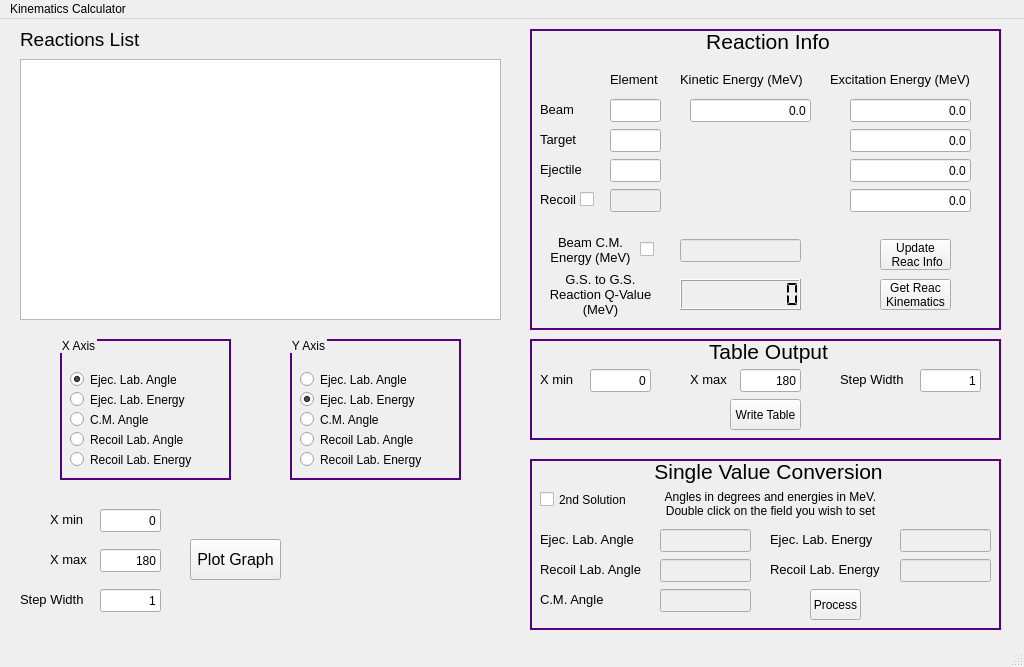
<?xml version="1.0" encoding="UTF-8"?>
<ui version="4.0">
 <class>QZMainFrame</class>
 <widget class="QMainWindow" name="QZMainFrame">
  <property name="geometry">
   <rect>
    <x>0</x>
    <y>0</y>
    <width>1024</width>
    <height>667</height>
   </rect>
  </property>
  <property name="windowTitle">
   <string>Root Kinematics Calculator</string>
  </property>
  <property name="animated">
   <bool>false</bool>
  </property>
  <widget class="QWidget" name="centralWidget">
   <widget class="QGroupBox" name="reacInfoGroupBox">
    <property name="geometry">
     <rect>
      <x>530</x>
      <y>10</y>
      <width>471</width>
      <height>301</height>
     </rect>
    </property>
    <property name="font">
     <font>
      <family>Ubuntu</family>
      <pointsize>16</pointsize>
      <underline>false</underline>
     </font>
    </property>
    <property name="styleSheet">
     <string notr="true">QGroupBox
{
	border: 2px solid rgb(85, 0, 127);
}

QGroupBox::title
{
	background-color: transparent;
	subcontrol-position: top center
}</string>
    </property>
    <property name="title">
     <string>Reaction Info</string>
    </property>
    <property name="alignment">
     <set>Qt::AlignHCenter|Qt::AlignTop</set>
    </property>
    <property name="flat">
     <bool>false</bool>
    </property>
    <widget class="QLineEdit" name="beamElementIF">
     <property name="geometry">
      <rect>
       <x>80</x>
       <y>70</y>
       <width>51</width>
       <height>23</height>
      </rect>
     </property>
     <property name="text">
      <string/>
     </property>
     <property name="alignment">
      <set>Qt::AlignRight|Qt::AlignTrailing|Qt::AlignVCenter</set>
     </property>
    </widget>
    <widget class="QLabel" name="beamLabel">
     <property name="geometry">
      <rect>
       <x>10</x>
       <y>70</y>
       <width>71</width>
       <height>21</height>
      </rect>
     </property>
     <property name="font">
      <font>
       <pointsize>10</pointsize>
      </font>
     </property>
     <property name="text">
      <string>Beam</string>
     </property>
    </widget>
    <widget class="QLineEdit" name="targetElementIF">
     <property name="geometry">
      <rect>
       <x>80</x>
       <y>100</y>
       <width>51</width>
       <height>23</height>
      </rect>
     </property>
     <property name="alignment">
      <set>Qt::AlignRight|Qt::AlignTrailing|Qt::AlignVCenter</set>
     </property>
    </widget>
    <widget class="QLabel" name="targetLabel">
     <property name="geometry">
      <rect>
       <x>10</x>
       <y>100</y>
       <width>71</width>
       <height>21</height>
      </rect>
     </property>
     <property name="font">
      <font>
       <pointsize>10</pointsize>
      </font>
     </property>
     <property name="text">
      <string>Target</string>
     </property>
    </widget>
    <widget class="QLabel" name="ejecLabel">
     <property name="geometry">
      <rect>
       <x>10</x>
       <y>130</y>
       <width>71</width>
       <height>21</height>
      </rect>
     </property>
     <property name="font">
      <font>
       <pointsize>10</pointsize>
      </font>
     </property>
     <property name="text">
      <string>Ejectile</string>
     </property>
    </widget>
    <widget class="QLineEdit" name="ejecElementIF">
     <property name="geometry">
      <rect>
       <x>80</x>
       <y>130</y>
       <width>51</width>
       <height>23</height>
      </rect>
     </property>
     <property name="alignment">
      <set>Qt::AlignRight|Qt::AlignTrailing|Qt::AlignVCenter</set>
     </property>
    </widget>
    <widget class="QLabel" name="recoilLabel">
     <property name="geometry">
      <rect>
       <x>10</x>
       <y>160</y>
       <width>51</width>
       <height>21</height>
      </rect>
     </property>
     <property name="font">
      <font>
       <pointsize>10</pointsize>
      </font>
     </property>
     <property name="text">
      <string>Recoil</string>
     </property>
    </widget>
    <widget class="QLineEdit" name="recoilElementIF">
     <property name="enabled">
      <bool>false</bool>
     </property>
     <property name="geometry">
      <rect>
       <x>80</x>
       <y>160</y>
       <width>51</width>
       <height>23</height>
      </rect>
     </property>
     <property name="alignment">
      <set>Qt::AlignRight|Qt::AlignTrailing|Qt::AlignVCenter</set>
     </property>
    </widget>
    <widget class="QLabel" name="elementLabel">
     <property name="geometry">
      <rect>
       <x>80</x>
       <y>40</y>
       <width>61</width>
       <height>21</height>
      </rect>
     </property>
     <property name="font">
      <font>
       <pointsize>10</pointsize>
      </font>
     </property>
     <property name="text">
      <string>Element</string>
     </property>
     <property name="textFormat">
      <enum>Qt::AutoText</enum>
     </property>
    </widget>
    <widget class="QLabel" name="beamEkLabel">
     <property name="geometry">
      <rect>
       <x>150</x>
       <y>40</y>
       <width>141</width>
       <height>21</height>
      </rect>
     </property>
     <property name="font">
      <font>
       <pointsize>10</pointsize>
      </font>
     </property>
     <property name="text">
      <string>Kinetic Energy (MeV)</string>
     </property>
     <property name="textFormat">
      <enum>Qt::AutoText</enum>
     </property>
    </widget>
    <widget class="QLineEdit" name="beamEkIF">
     <property name="geometry">
      <rect>
       <x>160</x>
       <y>70</y>
       <width>121</width>
       <height>23</height>
      </rect>
     </property>
     <property name="text">
      <string>0.0</string>
     </property>
     <property name="alignment">
      <set>Qt::AlignRight|Qt::AlignTrailing|Qt::AlignVCenter</set>
     </property>
    </widget>
    <widget class="QLabel" name="exEnergyLabel">
     <property name="geometry">
      <rect>
       <x>300</x>
       <y>40</y>
       <width>161</width>
       <height>21</height>
      </rect>
     </property>
     <property name="font">
      <font>
       <pointsize>10</pointsize>
      </font>
     </property>
     <property name="text">
      <string>Excitation Energy (MeV)</string>
     </property>
     <property name="textFormat">
      <enum>Qt::AutoText</enum>
     </property>
    </widget>
    <widget class="QLineEdit" name="targetExIF">
     <property name="geometry">
      <rect>
       <x>320</x>
       <y>100</y>
       <width>121</width>
       <height>23</height>
      </rect>
     </property>
     <property name="text">
      <string>0.0</string>
     </property>
     <property name="alignment">
      <set>Qt::AlignRight|Qt::AlignTrailing|Qt::AlignVCenter</set>
     </property>
    </widget>
    <widget class="QLineEdit" name="beamExIF">
     <property name="geometry">
      <rect>
       <x>320</x>
       <y>70</y>
       <width>121</width>
       <height>23</height>
      </rect>
     </property>
     <property name="text">
      <string>0.0</string>
     </property>
     <property name="alignment">
      <set>Qt::AlignRight|Qt::AlignTrailing|Qt::AlignVCenter</set>
     </property>
    </widget>
    <widget class="QLineEdit" name="ejecExIF">
     <property name="geometry">
      <rect>
       <x>320</x>
       <y>130</y>
       <width>121</width>
       <height>23</height>
      </rect>
     </property>
     <property name="text">
      <string>0.0</string>
     </property>
     <property name="alignment">
      <set>Qt::AlignRight|Qt::AlignTrailing|Qt::AlignVCenter</set>
     </property>
    </widget>
    <widget class="QLineEdit" name="recoilExIF">
     <property name="geometry">
      <rect>
       <x>320</x>
       <y>160</y>
       <width>121</width>
       <height>23</height>
      </rect>
     </property>
     <property name="text">
      <string>0.0</string>
     </property>
     <property name="alignment">
      <set>Qt::AlignRight|Qt::AlignTrailing|Qt::AlignVCenter</set>
     </property>
    </widget>
    <widget class="QCheckBox" name="recoilCB">
     <property name="geometry">
      <rect>
       <x>50</x>
       <y>160</y>
       <width>21</width>
       <height>21</height>
      </rect>
     </property>
     <property name="text">
      <string/>
     </property>
    </widget>
    <widget class="QLabel" name="beamCMEnLabel">
     <property name="geometry">
      <rect>
       <x>10</x>
       <y>200</y>
       <width>101</width>
       <height>41</height>
      </rect>
     </property>
     <property name="font">
      <font>
       <pointsize>10</pointsize>
      </font>
     </property>
     <property name="text">
      <string>Beam C.M. Energy (MeV)</string>
     </property>
     <property name="alignment">
      <set>Qt::AlignCenter</set>
     </property>
     <property name="wordWrap">
      <bool>true</bool>
     </property>
    </widget>
    <widget class="QLineEdit" name="beamCMEnIF">
     <property name="enabled">
      <bool>false</bool>
     </property>
     <property name="geometry">
      <rect>
       <x>150</x>
       <y>210</y>
       <width>121</width>
       <height>23</height>
      </rect>
     </property>
     <property name="alignment">
      <set>Qt::AlignRight|Qt::AlignTrailing|Qt::AlignVCenter</set>
     </property>
    </widget>
    <widget class="QCheckBox" name="beamCMCB">
     <property name="geometry">
      <rect>
       <x>110</x>
       <y>210</y>
       <width>21</width>
       <height>21</height>
      </rect>
     </property>
     <property name="text">
      <string/>
     </property>
    </widget>
    <widget class="QLabel" name="gsQValLabel">
     <property name="geometry">
      <rect>
       <x>10</x>
       <y>240</y>
       <width>121</width>
       <height>51</height>
      </rect>
     </property>
     <property name="font">
      <font>
       <pointsize>10</pointsize>
      </font>
     </property>
     <property name="text">
      <string>G.S. to G.S. Reaction Q-Value (MeV)</string>
     </property>
     <property name="alignment">
      <set>Qt::AlignCenter</set>
     </property>
     <property name="wordWrap">
      <bool>true</bool>
     </property>
    </widget>
    <widget class="QLCDNumber" name="gsQvalDisplay">
     <property name="geometry">
      <rect>
       <x>150</x>
       <y>250</y>
       <width>121</width>
       <height>31</height>
      </rect>
     </property>
     <property name="digitCount">
      <number>9</number>
     </property>
     <property name="segmentStyle">
      <enum>QLCDNumber::Flat</enum>
     </property>
     <property name="value" stdset="0">
      <double>0.000000000000000</double>
     </property>
    </widget>
    <widget class="QToolButton" name="updateReacInfoBut">
     <property name="geometry">
      <rect>
       <x>350</x>
       <y>210</y>
       <width>71</width>
       <height>31</height>
      </rect>
     </property>
     <property name="font">
      <font>
       <family>Ubuntu</family>
       <pointsize>9</pointsize>
       <underline>false</underline>
      </font>
     </property>
     <property name="acceptDrops">
      <bool>false</bool>
     </property>
     <property name="text">
      <string>Update
 Reac Info</string>
     </property>
    </widget>
    <widget class="QToolButton" name="getReacKinBut">
     <property name="geometry">
      <rect>
       <x>350</x>
       <y>250</y>
       <width>71</width>
       <height>31</height>
      </rect>
     </property>
     <property name="font">
      <font>
       <family>Ubuntu</family>
       <pointsize>9</pointsize>
       <underline>false</underline>
      </font>
     </property>
     <property name="acceptDrops">
      <bool>false</bool>
     </property>
     <property name="text">
      <string>Get Reac
Kinematics</string>
     </property>
    </widget>
    <zorder>beamElementIF</zorder>
    <zorder>beamLabel</zorder>
    <zorder>targetElementIF</zorder>
    <zorder>targetLabel</zorder>
    <zorder>ejecLabel</zorder>
    <zorder>ejecElementIF</zorder>
    <zorder>recoilLabel</zorder>
    <zorder>recoilElementIF</zorder>
    <zorder>elementLabel</zorder>
    <zorder>beamEkLabel</zorder>
    <zorder>beamEkIF</zorder>
    <zorder>exEnergyLabel</zorder>
    <zorder>targetExIF</zorder>
    <zorder>beamExIF</zorder>
    <zorder>ejecExIF</zorder>
    <zorder>recoilExIF</zorder>
    <zorder>beamCMEnLabel</zorder>
    <zorder>beamCMEnIF</zorder>
    <zorder>gsQValLabel</zorder>
    <zorder>gsQvalDisplay</zorder>
    <zorder>updateReacInfoBut</zorder>
    <zorder>getReacKinBut</zorder>
    <zorder>recoilCB</zorder>
    <zorder>beamCMCB</zorder>
   </widget>
   <widget class="QGroupBox" name="tableOutputGroupBox">
    <property name="geometry">
     <rect>
      <x>530</x>
      <y>320</y>
      <width>471</width>
      <height>101</height>
     </rect>
    </property>
    <property name="font">
     <font>
      <family>Ubuntu</family>
      <pointsize>16</pointsize>
      <underline>false</underline>
     </font>
    </property>
    <property name="styleSheet">
     <string notr="true">QGroupBox
{
	border: 2px solid rgb(85, 0, 127);
}

QGroupBox::title
{
	background-color: transparent;
	subcontrol-position: top center
}</string>
    </property>
    <property name="title">
     <string>Table Output</string>
    </property>
    <property name="alignment">
     <set>Qt::AlignCenter</set>
    </property>
    <property name="flat">
     <bool>false</bool>
    </property>
    <widget class="QLineEdit" name="xMinTableIF">
     <property name="geometry">
      <rect>
       <x>60</x>
       <y>30</y>
       <width>61</width>
       <height>23</height>
      </rect>
     </property>
     <property name="text">
      <string>0</string>
     </property>
     <property name="alignment">
      <set>Qt::AlignRight|Qt::AlignTrailing|Qt::AlignVCenter</set>
     </property>
    </widget>
    <widget class="QLabel" name="xMinTableLabel">
     <property name="geometry">
      <rect>
       <x>10</x>
       <y>30</y>
       <width>41</width>
       <height>21</height>
      </rect>
     </property>
     <property name="font">
      <font>
       <pointsize>10</pointsize>
      </font>
     </property>
     <property name="text">
      <string>X min</string>
     </property>
    </widget>
    <widget class="QLabel" name="xMaxTableLabel">
     <property name="geometry">
      <rect>
       <x>160</x>
       <y>30</y>
       <width>41</width>
       <height>21</height>
      </rect>
     </property>
     <property name="font">
      <font>
       <pointsize>10</pointsize>
      </font>
     </property>
     <property name="text">
      <string>X max</string>
     </property>
    </widget>
    <widget class="QLabel" name="stepWidthTableLabel">
     <property name="geometry">
      <rect>
       <x>310</x>
       <y>30</y>
       <width>71</width>
       <height>21</height>
      </rect>
     </property>
     <property name="font">
      <font>
       <pointsize>10</pointsize>
      </font>
     </property>
     <property name="text">
      <string>Step Width</string>
     </property>
    </widget>
    <widget class="QToolButton" name="writeTableBut">
     <property name="geometry">
      <rect>
       <x>200</x>
       <y>60</y>
       <width>71</width>
       <height>31</height>
      </rect>
     </property>
     <property name="font">
      <font>
       <family>Ubuntu</family>
       <pointsize>9</pointsize>
       <underline>false</underline>
      </font>
     </property>
     <property name="acceptDrops">
      <bool>false</bool>
     </property>
     <property name="text">
      <string>Write Table</string>
     </property>
    </widget>
    <widget class="QLineEdit" name="xMaxTableIF">
     <property name="geometry">
      <rect>
       <x>210</x>
       <y>30</y>
       <width>61</width>
       <height>23</height>
      </rect>
     </property>
     <property name="text">
      <string>180</string>
     </property>
     <property name="alignment">
      <set>Qt::AlignRight|Qt::AlignTrailing|Qt::AlignVCenter</set>
     </property>
    </widget>
    <widget class="QLineEdit" name="stepWidthTableIF">
     <property name="geometry">
      <rect>
       <x>390</x>
       <y>30</y>
       <width>61</width>
       <height>23</height>
      </rect>
     </property>
     <property name="text">
      <string>1</string>
     </property>
     <property name="alignment">
      <set>Qt::AlignRight|Qt::AlignTrailing|Qt::AlignVCenter</set>
     </property>
    </widget>
   </widget>
   <widget class="QGroupBox" name="singleValueGroupBox">
    <property name="geometry">
     <rect>
      <x>530</x>
      <y>440</y>
      <width>471</width>
      <height>171</height>
     </rect>
    </property>
    <property name="font">
     <font>
      <family>Ubuntu</family>
      <pointsize>16</pointsize>
      <underline>false</underline>
     </font>
    </property>
    <property name="styleSheet">
     <string notr="true">QGroupBox
{
	border: 2px solid rgb(85, 0, 127);
}

QGroupBox::title
{
	background-color: transparent;
	subcontrol-position: top center
}</string>
    </property>
    <property name="title">
     <string>Single Value Conversion</string>
    </property>
    <property name="alignment">
     <set>Qt::AlignCenter</set>
    </property>
    <property name="flat">
     <bool>false</bool>
    </property>
    <widget class="QLineEdit" name="ejecLabAngleIF">
     <property name="enabled">
      <bool>false</bool>
     </property>
     <property name="geometry">
      <rect>
       <x>130</x>
       <y>70</y>
       <width>91</width>
       <height>23</height>
      </rect>
     </property>
     <property name="alignment">
      <set>Qt::AlignRight|Qt::AlignTrailing|Qt::AlignVCenter</set>
     </property>
    </widget>
    <widget class="QLabel" name="ejecLabAngleLabel">
     <property name="geometry">
      <rect>
       <x>10</x>
       <y>70</y>
       <width>111</width>
       <height>21</height>
      </rect>
     </property>
     <property name="font">
      <font>
       <pointsize>10</pointsize>
      </font>
     </property>
     <property name="text">
      <string>Ejec. Lab. Angle</string>
     </property>
    </widget>
    <widget class="QToolButton" name="processBut">
     <property name="geometry">
      <rect>
       <x>280</x>
       <y>130</y>
       <width>51</width>
       <height>31</height>
      </rect>
     </property>
     <property name="font">
      <font>
       <family>Ubuntu</family>
       <pointsize>9</pointsize>
       <underline>false</underline>
      </font>
     </property>
     <property name="acceptDrops">
      <bool>false</bool>
     </property>
     <property name="text">
      <string>Process</string>
     </property>
    </widget>
    <widget class="QLineEdit" name="recLabAngleIF">
     <property name="enabled">
      <bool>false</bool>
     </property>
     <property name="geometry">
      <rect>
       <x>130</x>
       <y>100</y>
       <width>91</width>
       <height>23</height>
      </rect>
     </property>
     <property name="alignment">
      <set>Qt::AlignRight|Qt::AlignTrailing|Qt::AlignVCenter</set>
     </property>
    </widget>
    <widget class="QLabel" name="recLabAngleLAbel">
     <property name="geometry">
      <rect>
       <x>10</x>
       <y>100</y>
       <width>111</width>
       <height>21</height>
      </rect>
     </property>
     <property name="font">
      <font>
       <pointsize>10</pointsize>
      </font>
     </property>
     <property name="text">
      <string>Recoil Lab. Angle</string>
     </property>
    </widget>
    <widget class="QLineEdit" name="cMAngleIF">
     <property name="enabled">
      <bool>false</bool>
     </property>
     <property name="geometry">
      <rect>
       <x>130</x>
       <y>130</y>
       <width>91</width>
       <height>23</height>
      </rect>
     </property>
     <property name="alignment">
      <set>Qt::AlignRight|Qt::AlignTrailing|Qt::AlignVCenter</set>
     </property>
    </widget>
    <widget class="QLabel" name="cMAngleLabel">
     <property name="geometry">
      <rect>
       <x>10</x>
       <y>130</y>
       <width>111</width>
       <height>21</height>
      </rect>
     </property>
     <property name="font">
      <font>
       <pointsize>10</pointsize>
      </font>
     </property>
     <property name="text">
      <string>C.M. Angle</string>
     </property>
    </widget>
    <widget class="QLineEdit" name="recLabEnIF">
     <property name="enabled">
      <bool>false</bool>
     </property>
     <property name="geometry">
      <rect>
       <x>370</x>
       <y>100</y>
       <width>91</width>
       <height>23</height>
      </rect>
     </property>
     <property name="alignment">
      <set>Qt::AlignRight|Qt::AlignTrailing|Qt::AlignVCenter</set>
     </property>
    </widget>
    <widget class="QLineEdit" name="ejecLabEnIF">
     <property name="enabled">
      <bool>false</bool>
     </property>
     <property name="geometry">
      <rect>
       <x>370</x>
       <y>70</y>
       <width>91</width>
       <height>23</height>
      </rect>
     </property>
     <property name="alignment">
      <set>Qt::AlignRight|Qt::AlignTrailing|Qt::AlignVCenter</set>
     </property>
    </widget>
    <widget class="QLabel" name="recLabEnergyLabel">
     <property name="geometry">
      <rect>
       <x>240</x>
       <y>100</y>
       <width>121</width>
       <height>21</height>
      </rect>
     </property>
     <property name="font">
      <font>
       <pointsize>10</pointsize>
      </font>
     </property>
     <property name="text">
      <string>Recoil Lab. Energy</string>
     </property>
    </widget>
    <widget class="QLabel" name="ejecLabEnergyLabel">
     <property name="geometry">
      <rect>
       <x>240</x>
       <y>70</y>
       <width>121</width>
       <height>21</height>
      </rect>
     </property>
     <property name="font">
      <font>
       <pointsize>10</pointsize>
      </font>
     </property>
     <property name="text">
      <string>Ejec. Lab. Energy</string>
     </property>
    </widget>
    <widget class="QLabel" name="unitsLabel">
     <property name="geometry">
      <rect>
       <x>90</x>
       <y>19</y>
       <width>301</width>
       <height>51</height>
      </rect>
     </property>
     <property name="text">
      <string>Angles in degrees and energies in MeV.
Double click on the field you wish to set</string>
     </property>
     <property name="alignment">
      <set>Qt::AlignCenter</set>
     </property>
    </widget>
    <widget class="QCheckBox" name="sSolCB">
     <property name="geometry">
      <rect>
       <x>10</x>
       <y>20</y>
       <width>101</width>
       <height>41</height>
      </rect>
     </property>
     <property name="text">
      <string>2nd Solution</string>
     </property>
    </widget>
   </widget>
   <widget class="QListWidget" name="reactionListWidget">
    <property name="geometry">
     <rect>
      <x>20</x>
      <y>40</y>
      <width>481</width>
      <height>261</height>
     </rect>
    </property>
    <property name="selectionMode">
     <enum>QAbstractItemView::MultiSelection</enum>
    </property>
   </widget>
   <widget class="QLabel" name="reactionListLabel">
    <property name="geometry">
     <rect>
      <x>20</x>
      <y>0</y>
      <width>481</width>
      <height>41</height>
     </rect>
    </property>
    <property name="font">
     <font>
      <family>Ubuntu</family>
      <pointsize>14</pointsize>
     </font>
    </property>
    <property name="text">
     <string>Reactions List</string>
    </property>
    <property name="textFormat">
     <enum>Qt::AutoText</enum>
    </property>
   </widget>
   <widget class="QGroupBox" name="xAxisGroupBox">
    <property name="geometry">
     <rect>
      <x>60</x>
      <y>320</y>
      <width>171</width>
      <height>141</height>
     </rect>
    </property>
    <property name="styleSheet">
     <string notr="true">QGroupBox
{
	border: 2px solid rgb(85, 0, 127);
}

QGroupBox::title
{
	padding: 0 0px
}</string>
    </property>
    <property name="title">
     <string>X Axis</string>
    </property>
    <widget class="QRadioButton" name="ejecLabAngleXRB">
     <property name="geometry">
      <rect>
       <x>10</x>
       <y>30</y>
       <width>151</width>
       <height>21</height>
      </rect>
     </property>
     <property name="text">
      <string>Ejec. Lab. Angle</string>
     </property>
     <property name="checked">
      <bool>true</bool>
     </property>
    </widget>
    <widget class="QRadioButton" name="ejecLabEnXRB">
     <property name="geometry">
      <rect>
       <x>10</x>
       <y>50</y>
       <width>151</width>
       <height>21</height>
      </rect>
     </property>
     <property name="text">
      <string>Ejec. Lab. Energy</string>
     </property>
    </widget>
    <widget class="QRadioButton" name="cMAngleXRB">
     <property name="geometry">
      <rect>
       <x>10</x>
       <y>70</y>
       <width>151</width>
       <height>21</height>
      </rect>
     </property>
     <property name="text">
      <string>C.M. Angle</string>
     </property>
    </widget>
    <widget class="QRadioButton" name="recoilLabAngleXRB">
     <property name="geometry">
      <rect>
       <x>10</x>
       <y>90</y>
       <width>151</width>
       <height>21</height>
      </rect>
     </property>
     <property name="text">
      <string>Recoil Lab. Angle</string>
     </property>
    </widget>
    <widget class="QRadioButton" name="recoilLabEnXRB">
     <property name="geometry">
      <rect>
       <x>10</x>
       <y>110</y>
       <width>151</width>
       <height>21</height>
      </rect>
     </property>
     <property name="text">
      <string>Recoil Lab. Energy</string>
     </property>
    </widget>
    <zorder>recoilLabEnXRB</zorder>
    <zorder>ejecLabAngleXRB</zorder>
    <zorder>recoilLabAngleXRB</zorder>
    <zorder>cMAngleXRB</zorder>
    <zorder>ejecLabEnXRB</zorder>
   </widget>
   <widget class="QGroupBox" name="yAxisGroupBox">
    <property name="geometry">
     <rect>
      <x>290</x>
      <y>320</y>
      <width>171</width>
      <height>141</height>
     </rect>
    </property>
    <property name="styleSheet">
     <string notr="true">QGroupBox
{
	border: 2px solid rgb(85, 0, 127);
}

QGroupBox::title
{
	padding: 0 0px
}</string>
    </property>
    <property name="title">
     <string>Y Axis</string>
    </property>
    <widget class="QRadioButton" name="recoilLabEnYRB">
     <property name="geometry">
      <rect>
       <x>10</x>
       <y>110</y>
       <width>151</width>
       <height>21</height>
      </rect>
     </property>
     <property name="text">
      <string>Recoil Lab. Energy</string>
     </property>
    </widget>
    <widget class="QRadioButton" name="ejecLabAngleYRB">
     <property name="geometry">
      <rect>
       <x>10</x>
       <y>30</y>
       <width>151</width>
       <height>21</height>
      </rect>
     </property>
     <property name="text">
      <string>Ejec. Lab. Angle</string>
     </property>
     <property name="checked">
      <bool>false</bool>
     </property>
    </widget>
    <widget class="QRadioButton" name="recoilLabAngleYRB">
     <property name="geometry">
      <rect>
       <x>10</x>
       <y>90</y>
       <width>151</width>
       <height>21</height>
      </rect>
     </property>
     <property name="text">
      <string>Recoil Lab. Angle</string>
     </property>
    </widget>
    <widget class="QRadioButton" name="cMAngleYRB">
     <property name="geometry">
      <rect>
       <x>10</x>
       <y>70</y>
       <width>151</width>
       <height>21</height>
      </rect>
     </property>
     <property name="text">
      <string>C.M. Angle</string>
     </property>
    </widget>
    <widget class="QRadioButton" name="ejecLabEnYRB">
     <property name="geometry">
      <rect>
       <x>10</x>
       <y>50</y>
       <width>151</width>
       <height>21</height>
      </rect>
     </property>
     <property name="text">
      <string>Ejec. Lab. Energy</string>
     </property>
     <property name="checked">
      <bool>true</bool>
     </property>
    </widget>
   </widget>
   <widget class="QLabel" name="xMinGraphLabel">
    <property name="geometry">
     <rect>
      <x>50</x>
      <y>490</y>
      <width>41</width>
      <height>21</height>
     </rect>
    </property>
    <property name="font">
     <font>
      <pointsize>10</pointsize>
     </font>
    </property>
    <property name="text">
     <string>X min</string>
    </property>
   </widget>
   <widget class="QLineEdit" name="stepWidthGraphIF">
    <property name="geometry">
     <rect>
      <x>100</x>
      <y>570</y>
      <width>61</width>
      <height>23</height>
     </rect>
    </property>
    <property name="text">
     <string>1</string>
    </property>
    <property name="alignment">
     <set>Qt::AlignRight|Qt::AlignTrailing|Qt::AlignVCenter</set>
    </property>
   </widget>
   <widget class="QLabel" name="stepWidthGraphLabel">
    <property name="geometry">
     <rect>
      <x>20</x>
      <y>570</y>
      <width>71</width>
      <height>21</height>
     </rect>
    </property>
    <property name="font">
     <font>
      <pointsize>10</pointsize>
     </font>
    </property>
    <property name="text">
     <string>Step Width</string>
    </property>
   </widget>
   <widget class="QLineEdit" name="xMinGraphIF">
    <property name="geometry">
     <rect>
      <x>100</x>
      <y>490</y>
      <width>61</width>
      <height>23</height>
     </rect>
    </property>
    <property name="text">
     <string>0</string>
    </property>
    <property name="alignment">
     <set>Qt::AlignRight|Qt::AlignTrailing|Qt::AlignVCenter</set>
    </property>
   </widget>
   <widget class="QToolButton" name="plotGraphBut">
    <property name="geometry">
     <rect>
      <x>190</x>
      <y>520</y>
      <width>91</width>
      <height>41</height>
     </rect>
    </property>
    <property name="font">
     <font>
      <family>Ubuntu</family>
      <pointsize>12</pointsize>
      <underline>false</underline>
     </font>
    </property>
    <property name="acceptDrops">
     <bool>false</bool>
    </property>
    <property name="text">
     <string>Plot Graph</string>
    </property>
   </widget>
   <widget class="QLabel" name="xMaxGraphLabel">
    <property name="geometry">
     <rect>
      <x>50</x>
      <y>530</y>
      <width>41</width>
      <height>21</height>
     </rect>
    </property>
    <property name="font">
     <font>
      <pointsize>10</pointsize>
     </font>
    </property>
    <property name="text">
     <string>X max</string>
    </property>
   </widget>
   <widget class="QLineEdit" name="xMaxGraphIF">
    <property name="geometry">
     <rect>
      <x>100</x>
      <y>530</y>
      <width>61</width>
      <height>23</height>
     </rect>
    </property>
    <property name="text">
     <string>180</string>
    </property>
    <property name="alignment">
     <set>Qt::AlignRight|Qt::AlignTrailing|Qt::AlignVCenter</set>
    </property>
   </widget>
  </widget>
  <widget class="QStatusBar" name="statusBar"/>
  <widget class="QMenuBar" name="menuBar">
   <property name="geometry">
    <rect>
     <x>0</x>
     <y>0</y>
     <width>1024</width>
     <height>21</height>
    </rect>
   </property>
   <widget class="QMenu" name="menuKinematics_Calculator">
    <property name="title">
     <string>Kinematics Calculator</string>
    </property>
   </widget>
   <addaction name="menuKinematics_Calculator"/>
  </widget>
 </widget>
 <layoutdefault spacing="6" margin="11"/>
 <tabstops>
  <tabstop>beamElementIF</tabstop>
  <tabstop>targetElementIF</tabstop>
  <tabstop>ejecElementIF</tabstop>
  <tabstop>recoilElementIF</tabstop>
  <tabstop>beamEkIF</tabstop>
  <tabstop>beamExIF</tabstop>
  <tabstop>targetExIF</tabstop>
  <tabstop>ejecExIF</tabstop>
  <tabstop>recoilExIF</tabstop>
  <tabstop>recoilCB</tabstop>
  <tabstop>beamCMCB</tabstop>
  <tabstop>beamCMEnIF</tabstop>
  <tabstop>updateReacInfoBut</tabstop>
  <tabstop>getReacKinBut</tabstop>
  <tabstop>xMinTableIF</tabstop>
  <tabstop>xMaxTableIF</tabstop>
  <tabstop>stepWidthTableIF</tabstop>
  <tabstop>writeTableBut</tabstop>
  <tabstop>ejecLabAngleIF</tabstop>
  <tabstop>recLabAngleIF</tabstop>
  <tabstop>cMAngleIF</tabstop>
  <tabstop>ejecLabEnIF</tabstop>
  <tabstop>recLabEnIF</tabstop>
  <tabstop>processBut</tabstop>
  <tabstop>ejecLabAngleXRB</tabstop>
  <tabstop>ejecLabEnXRB</tabstop>
  <tabstop>cMAngleXRB</tabstop>
  <tabstop>recoilLabAngleXRB</tabstop>
  <tabstop>recoilLabEnXRB</tabstop>
  <tabstop>ejecLabAngleYRB</tabstop>
  <tabstop>ejecLabEnYRB</tabstop>
  <tabstop>cMAngleYRB</tabstop>
  <tabstop>recoilLabAngleYRB</tabstop>
  <tabstop>recoilLabEnYRB</tabstop>
  <tabstop>xMinGraphIF</tabstop>
  <tabstop>xMaxGraphIF</tabstop>
  <tabstop>stepWidthGraphIF</tabstop>
  <tabstop>plotGraphBut</tabstop>
 </tabstops>
 <resources/>
 <connections/>
</ui>
